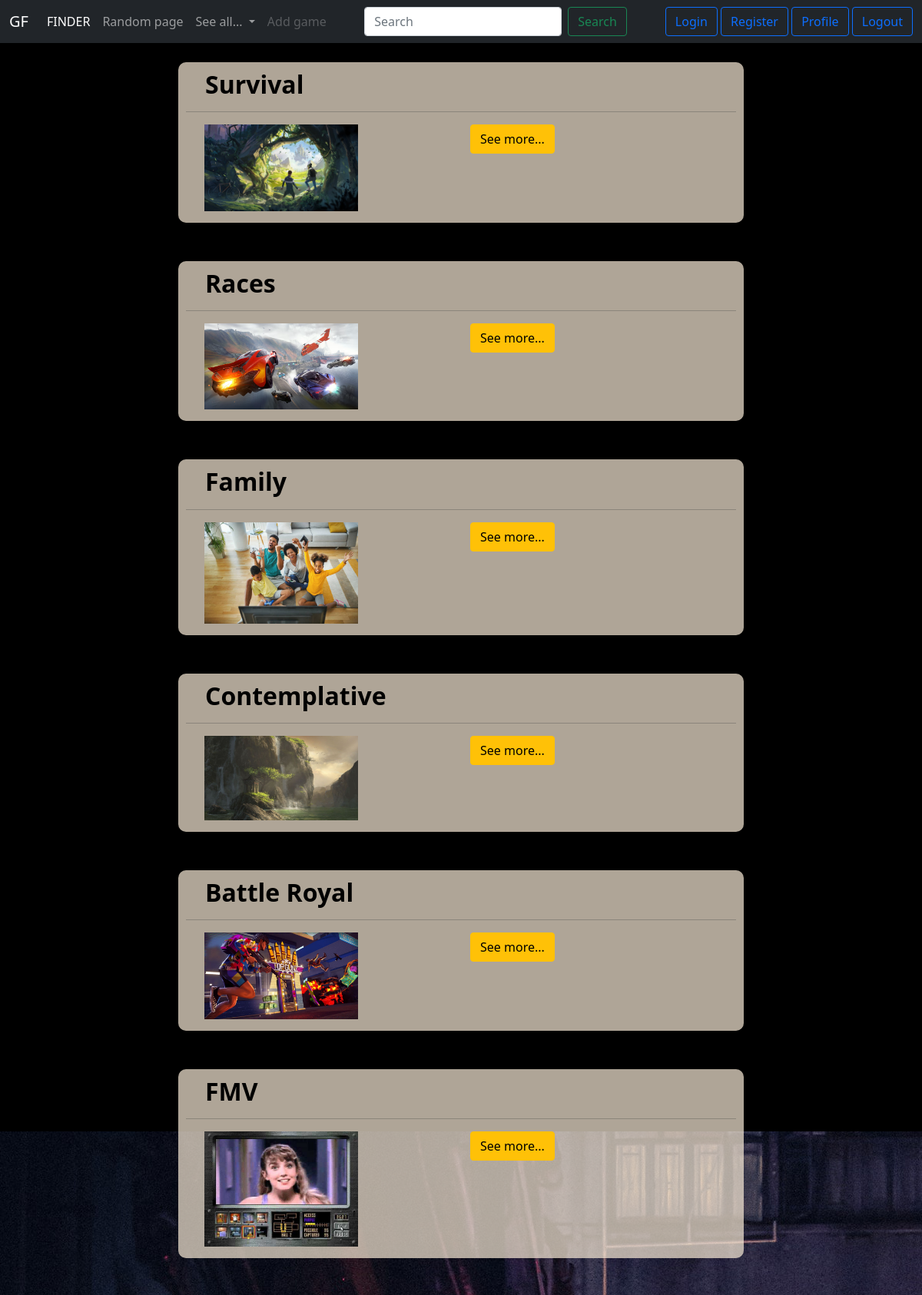
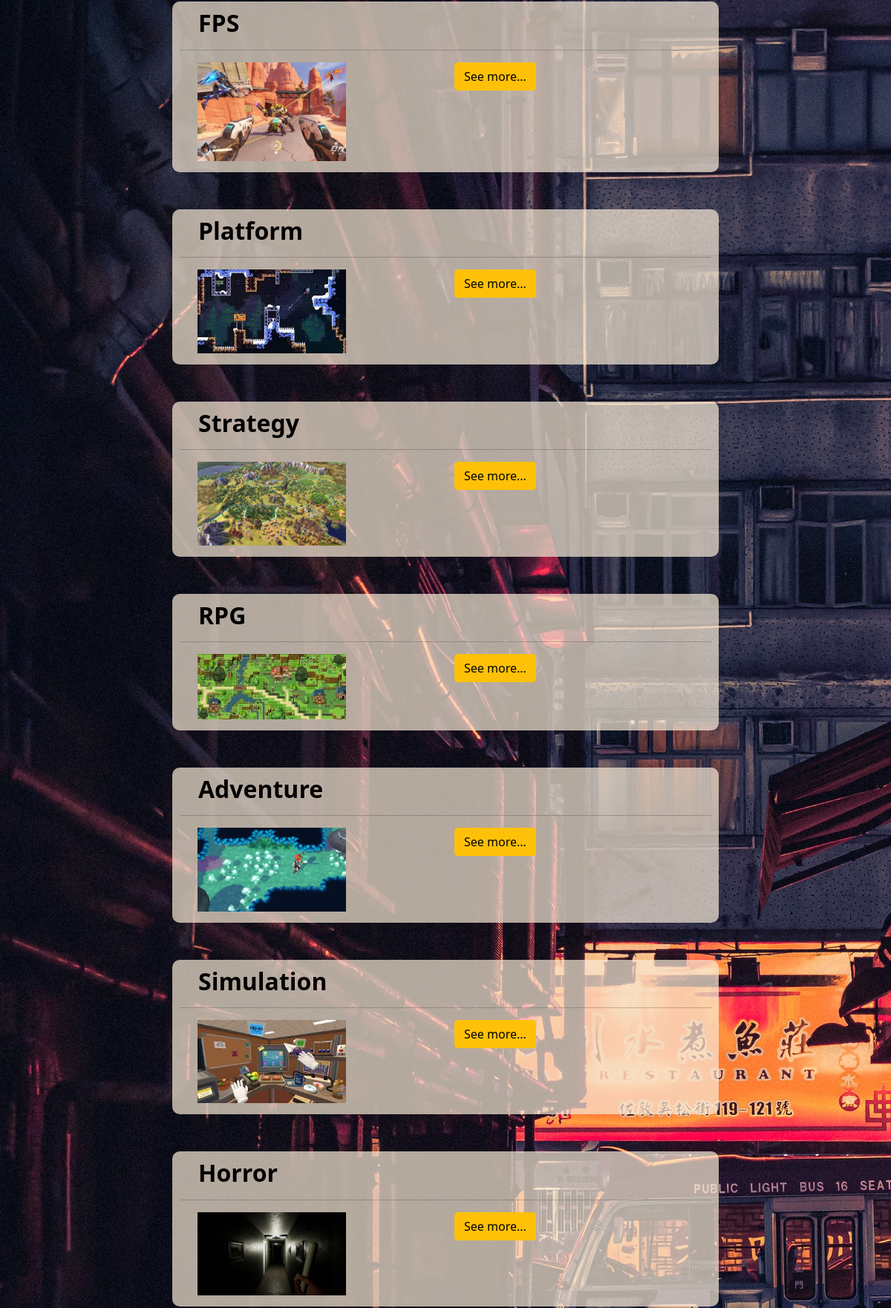
The app's page /tags/ (upper part) with its own data (2 pictures, top to bottom).
### finder/models.py (models this page shows, shortened)
class Tag(models.Model):
    libelle = models.CharField(max_length=64)
    picture = models.ImageField(upload_to='finder/static/finder/img/tag/',null=True, blank=True)
    description = models.TextField(null=True, blank=True)
    def getPictureLink(self) -> str:
        return str(self.picture)[14:]

### finder/views.py (the view)
# urls.py: path('tags/', views.tagList, name='listTags'),
def tagList(request):
    template = loader.get_template('finder/taglist.html')
    items = Tag.objects.all()
    itemList = {}
    for item in items:
        itemList[item] = str(item.getPictureLink())
    data = {'itemList': itemList}
    return HttpResponse(template.render(data, request))

### finder/templates/finder/taglist.html (shortened to what this page needs)
{% extends "finder/template_page.html" %}
{% load static %}
{% block contenu %}
                {% for element, pic in itemList.items %}
                    <div class="container">
                        <div class="row">
                            <div class="col-2">
                            </div>
                            <div class="col-8">
                                <div class="itemCard">
                                    <h2>{{ element.libelle }}</h2>
                                    <hr class="solid">
                                    <div class="container">
                                        <div class="row">
                                            <div class="col-6">
                                                <img src="{% static pic %}" alt="" class="img-fluid" width="200" height="200">
                                            </div>
                                            <div class="col-6">
                                                <a href="{% url 'finder:detailTag' element.id %}"><button type="button" class="btn btn-warning">See more...</button></a>
                                            </div>
                                        </div>
                                    </div>
                                </div>
                            </div>
                            <div class="col-2">
                            </div>
                        </div>
                    </div>
                {% endfor %}
{% endblock %}

### finder/static/finder/css/style.css (style rules this page uses)
h2 { color: rgb(0, 0, 0); font-weight: 600; }
body { background: black url("../img/bg.jpg") no-repeat fixed; background-position: 0% 75%; }
.itemCard { background-color: rgba(250, 235, 215, 0.7); border-width: 1px; border-color: black; border-radius: 10px; margin-top: 25px; margin-bottom: 25px; padding: 10px; padding-bottom: 15px; animation-duration: 1s; animation-name: unhoveringItemCard; }
.itemCard h2 { padding-left: 25px; }

### records on screen
Tag: libelle "Survival"
Tag: libelle "Races"
Tag: libelle "Family"
Tag: libelle "Contemplative"
Tag: libelle "Battle Royal"
Tag: libelle "FMV"
Tag: libelle "FPS"
Tag: libelle "Platform"
Tag: libelle "Strategy"
Tag: libelle "RPG"
Tag: libelle "Adventure"
Tag: libelle "Simulation"
Tag: libelle "Horror"
